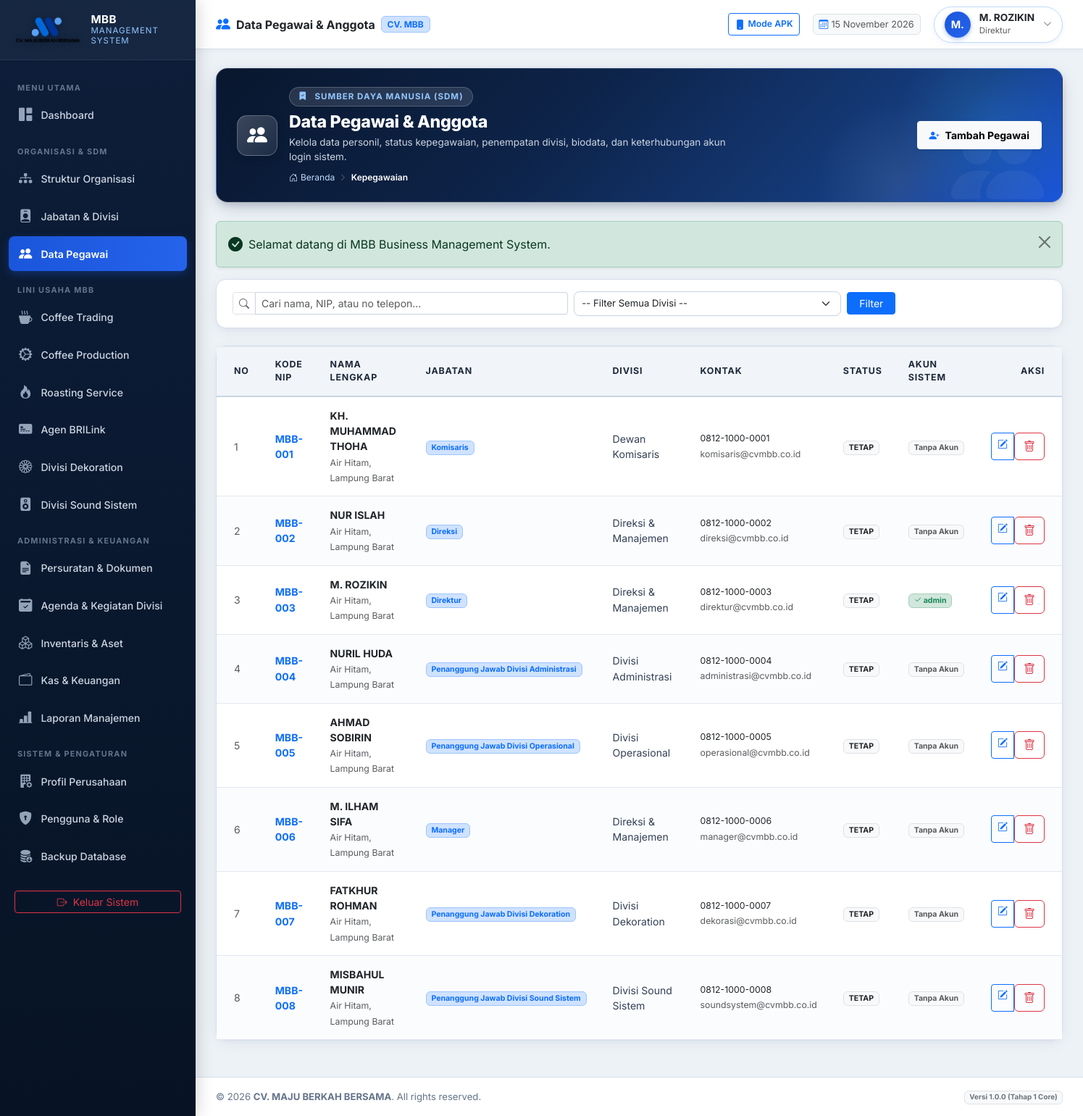
Page /modules/employees/index.php (signed in) on the committed database.
### tables this page shows
CREATE TABLE `users` (
  `id` int(11) NOT NULL AUTO_INCREMENT,
  `username` varchar(50) NOT NULL,
  `email` varchar(100) NOT NULL,
  `password_hash` varchar(255) NOT NULL,
  `role_id` int(11) NOT NULL,
  `employee_id` int(11) DEFAULT NULL,
  `is_active` tinyint(1) DEFAULT 1,
  `must_change_password` tinyint(1) DEFAULT 0,
  `last_login_at` datetime DEFAULT NULL,
  `last_login_ip` varchar(45) DEFAULT NULL,
  `created_at` datetime DEFAULT current_timestamp(),
  `updated_at` datetime DEFAULT current_timestamp() ON UPDATE current_timestamp(),
  PRIMARY KEY (`id`),
  UNIQUE KEY `username` (`username`),
  UNIQUE KEY `email` (`email`),
  UNIQUE KEY `employee_id` (`employee_id`),
  KEY `fk_user_role` (`role_id`),
  CONSTRAINT `fk_user_emp` FOREIGN KEY (`employee_id`) REFERENCES `employees` (`id`) ON DELETE SET NULL,
  CONSTRAINT `fk_user_role` FOREIGN KEY (`role_id`) REFERENCES `roles` (`id`)
);

CREATE TABLE `employees` (
  `id` int(11) NOT NULL AUTO_INCREMENT,
  `employee_code` varchar(30) NOT NULL,
  `full_name` varchar(150) NOT NULL,
  `gender` enum('L','P') DEFAULT 'L',
  `phone_number` varchar(30) DEFAULT NULL,
  `email` varchar(100) DEFAULT NULL,
  `address` text DEFAULT NULL,
  `division_id` int(11) DEFAULT NULL,
  `position_id` int(11) DEFAULT NULL,
  `join_date` date DEFAULT NULL,
  `employment_status` enum('TETAP','KONTRAK','MAGANG','HONORER') DEFAULT 'TETAP',
  `is_active` tinyint(1) DEFAULT 1,
  `avatar` varchar(255) DEFAULT NULL,
  `notes` text DEFAULT NULL,
  `created_at` datetime DEFAULT current_timestamp(),
  `updated_at` datetime DEFAULT current_timestamp() ON UPDATE current_timestamp(),
  PRIMARY KEY (`id`),
  UNIQUE KEY `employee_code` (`employee_code`),
  KEY `fk_emp_div` (`division_id`),
  KEY `fk_emp_pos` (`position_id`),
  CONSTRAINT `fk_emp_div` FOREIGN KEY (`division_id`) REFERENCES `divisions` (`id`) ON DELETE SET NULL,
  CONSTRAINT `fk_emp_pos` FOREIGN KEY (`position_id`) REFERENCES `positions` (`id`) ON DELETE SET NULL
);

CREATE TABLE `positions` (
  `id` int(11) NOT NULL AUTO_INCREMENT,
  `position_code` varchar(20) NOT NULL,
  `position_name` varchar(100) NOT NULL,
  `division_id` int(11) DEFAULT NULL,
  `parent_position_id` int(11) DEFAULT NULL,
  `level_rank` int(11) DEFAULT 1,
  `job_description` text DEFAULT NULL,
  `is_active` tinyint(1) DEFAULT 1,
  `created_at` datetime DEFAULT current_timestamp(),
  `updated_at` datetime DEFAULT current_timestamp() ON UPDATE current_timestamp(),
  PRIMARY KEY (`id`),
  UNIQUE KEY `position_code` (`position_code`),
  KEY `fk_pos_div` (`division_id`),
  KEY `fk_pos_parent` (`parent_position_id`),
  CONSTRAINT `fk_pos_div` FOREIGN KEY (`division_id`) REFERENCES `divisions` (`id`) ON DELETE SET NULL,
  CONSTRAINT `fk_pos_parent` FOREIGN KEY (`parent_position_id`) REFERENCES `positions` (`id`) ON DELETE SET NULL
);

CREATE TABLE `divisions` (
  `id` int(11) NOT NULL AUTO_INCREMENT,
  `division_code` varchar(20) NOT NULL,
  `division_name` varchar(100) NOT NULL,
  `parent_id` int(11) DEFAULT NULL,
  `description` text DEFAULT NULL,
  `is_active` tinyint(1) DEFAULT 1,
  `created_at` datetime DEFAULT current_timestamp(),
  `updated_at` datetime DEFAULT current_timestamp() ON UPDATE current_timestamp(),
  PRIMARY KEY (`id`),
  UNIQUE KEY `division_code` (`division_code`),
  KEY `fk_div_parent` (`parent_id`),
  CONSTRAINT `fk_div_parent` FOREIGN KEY (`parent_id`) REFERENCES `divisions` (`id`) ON DELETE SET NULL
);

### modules/employees/index.php (the view, shortened to what the rows shown need)
<?php
require_once __DIR__ . '/../../core/Auth.php';
require_once __DIR__ . '/../../core/Permission.php';
require_once __DIR__ . '/../../helpers/utils.php';
$db = Database::getInstance();
$query = "
    SELECT e.*, p.position_name, d.division_name, u.username, u.id AS user_id
    FROM employees e
    LEFT JOIN positions p ON e.position_id = p.id
    LEFT JOIN divisions d ON e.division_id = d.id
    LEFT JOIN users u ON u.employee_id = e.id
    WHERE 1=1
";
$params = [];
$query .= " ORDER BY e.id ASC";
$stmt = $db->prepare($query);
$stmt->execute($params);
$employees = $stmt->fetchAll();
$pageTitle = 'Data Pegawai & Anggota';
require_once __DIR__ . '/../../components/header.php';
require_once __DIR__ . '/../../components/topbar.php';
?>
<div class="card-mbb">
    <div class="card-mbb-body p-0">
        <div class="table-responsive">
            <table class="table-mbb align-middle">
                <thead>
                    <tr>
                        <th class="ps-4">No</th>
                        <th>Kode NIP</th>
                        <th>Nama Lengkap</th>
                        <th>Jabatan</th>
                        <th>Divisi</th>
                        <th>Kontak</th>
                        <th>Status</th>
                        <th>Akun Sistem</th>
                        <?php if (Permission::can('employees.manage')): ?>
                        <th class="text-end pe-4">Aksi</th>
                        <?php endif; ?>
                    </tr>
                </thead>
                <tbody>
                    <?php if (empty($employees)): ?>
                        <tr>
                            <td colspan="9" class="text-center py-4 text-muted">Tidak ada data pegawai yang cocok.</td>
                        </tr>
                    <?php else: ?>
                        <?php foreach ($employees as $idx => $emp): ?>
                            <tr>
                                <td class="ps-4 text-muted"><?= $idx + 1 ?></td>
                                <td class="fw-bold text-primary"><?= e($emp['employee_code']) ?></td>
                                <td>
                                    <div class="fw-bold text-dark"><?= e($emp['full_name']) ?></div>
                                    <small class="text-muted"><?= e($emp['address'] ?: '-') ?></small>
                                </td>
                                <td>
                                    <span class="badge bg-primary-subtle text-primary border border-primary-subtle">
                                        <?= e($emp['position_name'] ?: 'Staf') ?>
                                    </span>
                                </td>
                                <td><?= e($emp['division_name'] ?: '-') ?></td>
                                <td>
                                    <div class="small text-dark"><?= e($emp['phone_number'] ?: '-') ?></div>
                                    <small class="text-muted"><?= e($emp['email'] ?: '-') ?></small>
                                </td>
                                <td>
                                    <span class="badge bg-light text-dark border"><?= e($emp['employment_status']) ?></span>
                                </td>
                                <td>
                                    <?php if ($emp['username']): ?>
                                        <span class="badge bg-success-subtle text-success border border-success-subtle">
                                            <i class="bi bi-check2"></i> <?= e($emp['username']) ?>
                                        </span>
                                    <?php else: ?>
                                        <span class="badge bg-light text-muted border">Tanpa Akun</span>
                                    <?php endif; ?>
                                </td>
                                <?php if (Permission::can('employees.manage')): ?>
                                <td class="text-end pe-4">
                                    <div class="btn-group btn-group-sm">
                                        <a href="<?= base_url('modules/employees/edit.php?id=' . $emp['id']) ?>" class="btn btn-outline-primary" title="Edit Profil">
                                            <i class="bi bi-pencil-square"></i>
                                        </a>
                                        <form method="POST" action="" class="d-inline">
                                            <button type="submit" class="btn btn-outline-danger btn-confirm-delete"
                                                    data-confirm="Hapus data pegawai '<?= e($emp['full_name']) ?>'?" title="Hapus">
                                                <i class="bi bi-trash"></i>
                                            </button>
                                        </form>
                                    </div>
                                </td>
                                <?php endif; ?>
                            </tr>
                        <?php endforeach; ?>
                    <?php endif; ?>
                </tbody>
            </table>
        </div>
    </div>
</div>
<?php require_once __DIR__ . '/../../components/footer.php'; ?>

### components/topbar.php (shortened to what the rows shown need)
<?php
$user = Auth::user();
$displayName = $user['full_name'] ?? ($user['username'] ?? 'User');
$displayRole = $user['role_title'] ?? ($user['role_name'] ?? 'User');
$displayPos  = $user['position_name'] ?? $displayRole;
$initials    = strtoupper(substr($displayName, 0, 2));
$activeMeta = $moduleMetadata[$currentModule ?? 'dashboard'] ?? [
    'title'    => $pageTitle ?? 'MBB Management System',
    'category' => 'SISTEM INFORMASI TERPADU',
    'icon'     => 'bi-grid-fill',
    'desc'     => 'Sistem manajemen operasional terpadu CV. MAJU BERKAH BERSAMA'
];
$bannerTitle    = $pageTitle ?? $activeMeta['title'];
?>
<div class="main-content">
    <header class="topbar">
        <div class="topbar-right">
            <div class="dropdown">
                <div class="user-profile-badge" data-bs-toggle="dropdown" aria-expanded="false">
                    <div class="user-avatar"><?= e($initials) ?></div>
                    <div class="d-none d-sm-block text-start lh-1">
                        <div class="fw-bold text-dark" style="font-size: 0.85rem;"><?= e($displayName) ?></div>
                        <small class="text-muted" style="font-size: 0.72rem;"><?= e($displayPos) ?></small>
                    </div>
                    <i class="bi bi-chevron-down text-muted" style="font-size: 0.75rem;"></i>
                </div>
            </div>
        </div>
    </header>
    <div class="content-body">
        <div class="page-hero-banner">
            <div class="page-hero-content">
                <div class="banner-title-group">
                    <div>
                        <h2 class="banner-page-title"><?= e($bannerTitle) ?></h2>
                    </div>
                </div>
            </div>
        </div>

### rows in the picture
users: employee.full_name "M.", employee.full_name "M. ROZIKIN", positions.position_name "Direktur"
employees: employee_code "MBB-001", full_name "KH. MUHAMMAD THOHA", address "Air Hitam, Lampung Barat", position.position_name "Komisaris", division.division_name "Dewan Komisaris", phone_number "0812-1000-0001", email "komisaris@cvmbb.co.id", employment_status "TETAP", shows "Tanpa Akun"
employees: employee_code "MBB-002", full_name "NUR ISLAH", address "Air Hitam, Lampung Barat", position.position_name "Direksi", division.division_name "Direksi & Manajemen", phone_number "0812-1000-0002", email "direksi@cvmbb.co.id", employment_status "TETAP", shows "Tanpa Akun"
employees: employee_code "MBB-003", full_name "M. ROZIKIN", address "Air Hitam, Lampung Barat", position.position_name "Direktur", division.division_name "Direksi & Manajemen", phone_number "0812-1000-0003", email "direktur@cvmbb.co.id", employment_status "TETAP", users.username "admin"
employees: employee_code "MBB-004", full_name "NURIL HUDA", address "Air Hitam, Lampung Barat", position.position_name "Penanggung Jawab Divisi Administrasi", division.division_name "Divisi Administrasi", phone_number "0812-1000-0004", email "administrasi@cvmbb.co.id", employment_status "TETAP", shows "Tanpa Akun"
employees: employee_code "MBB-005", full_name "AHMAD SOBIRIN", address "Air Hitam, Lampung Barat", position.position_name "Penanggung Jawab Divisi Operasional", division.division_name "Divisi Operasional", phone_number "0812-1000-0005", email "operasional@cvmbb.co.id", employment_status "TETAP", shows "Tanpa Akun"
employees: employee_code "MBB-006", full_name "M. ILHAM SIFA", address "Air Hitam, Lampung Barat", position.position_name "Manager", division.division_name "Direksi & Manajemen", phone_number "0812-1000-0006", email "manager@cvmbb.co.id", employment_status "TETAP", shows "Tanpa Akun"
employees: employee_code "MBB-007", full_name "FATKHUR ROHMAN", address "Air Hitam, Lampung Barat", position.position_name "Penanggung Jawab Divisi Dekoration", division.division_name "Divisi Dekoration", phone_number "0812-1000-0007", email "dekorasi@cvmbb.co.id", employment_status "TETAP", shows "Tanpa Akun"
employees: employee_code "MBB-008", full_name "MISBAHUL MUNIR", address "Air Hitam, Lampung Barat", position.position_name "Penanggung Jawab Divisi Sound Sistem", division.division_name "Divisi Sound Sistem", phone_number "0812-1000-0008", email "soundsystem@cvmbb.co.id", employment_status "TETAP", shows "Tanpa Akun"

### other values in the picture
get_company_setting('company_short_name', 'MBB') "MBB"
$bannerTitle "Data Pegawai & Anggota"
$bannerCategory "SUMBER DAYA MANUSIA (SDM)"
$bannerDesc "Kelola data personil, status kepegawaian, penempatan divisi, biodata, dan keterhubungan akun login sistem."
$label "Kepegawaian"
$msg "Selamat datang di MBB Business Management System."
get_company_setting('company_name', 'CV. MAJU BERKAH BERSAMA') "CV. MAJU BERKAH BERSAMA"
